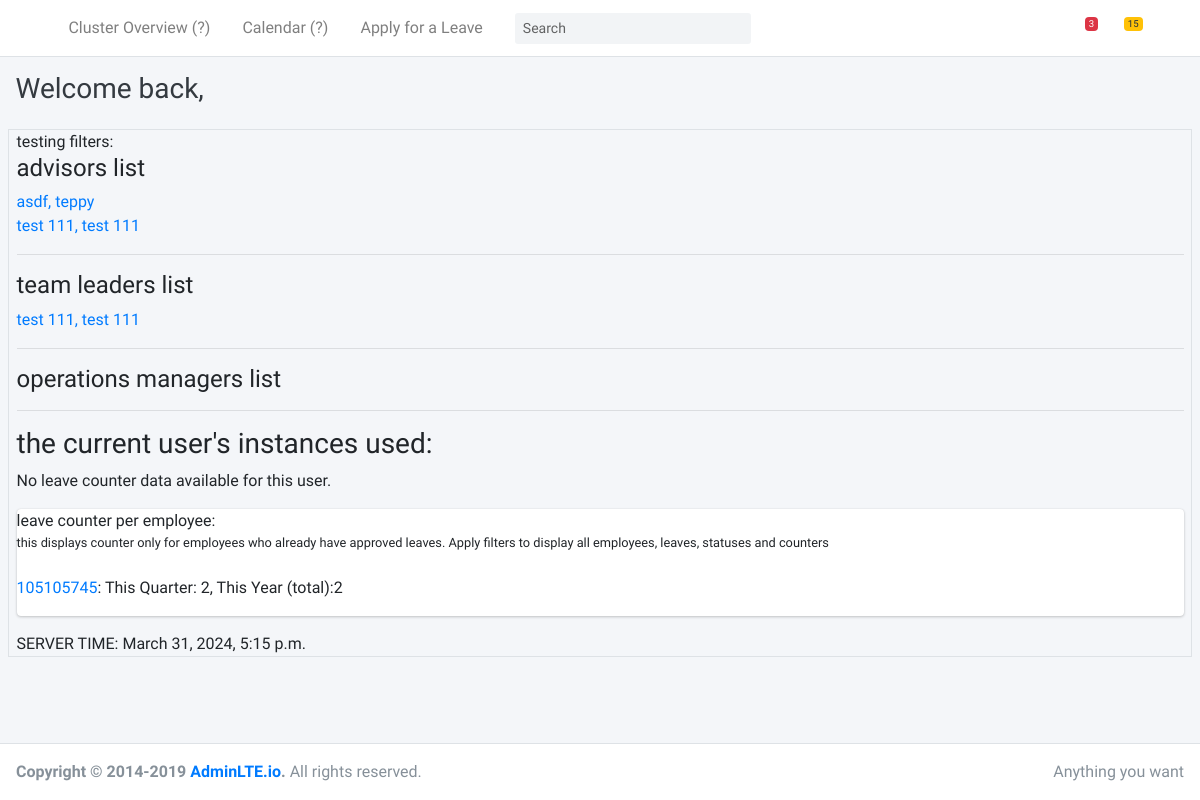
The page / on the database its author committed.
### users/models.py (models this page shows, shortened)
class User(AbstractBaseUser, PermissionsMixin):
    staff_id = models.PositiveIntegerField(unique=True) # change max_length if needed, add min_length/value
    email = models.EmailField(unique=True) # add unique & null field options in production!
    date_joined = models.DateTimeField(default=timezone.now)
    last_login = models.DateTimeField(auto_now=True)
    is_active = models.BooleanField(default=True)  ############################### <-- disabled user account after registration, SET TO TRUE FOR THE FIRST TIME!
    is_staff = models.BooleanField(default=False)
    is_superuser = models.BooleanField(default=False)
    is_advisor          = models.BooleanField(default=True) ### <-- default is all users that register are advisors
    is_team_leader      = models.BooleanField(default=False)
    is_operations_manager  = models.BooleanField(default=False)
    first_name          = models.CharField(max_length=50)
    middle_name         = models.CharField(max_length=50, blank=True)
    last_name           = models.CharField(max_length=50)
    ext_name            = models.CharField(max_length=3, blank=True, null=True, verbose_name="Extension")
    SFST    = "Secured Financial Support Team"
    UFST    = "UnSecured Financial Support Team"
    AUH     = "Australia Collections"
    AU      = "Australia"
    PH      = "Philippines"
    SG      = "Singapore"
    MSS     = "Marks & Spencer"
    HRS     = "HSBC Repayment Services"
    US      = "US"
    CANADA  = "CANADA"
    OTPA    = "Outcome Testing Policy Adherence"
    choices = [
        (SFST, "Secured Financial Support Team"),
        (UFST, "UnSecured Financial Support Team"),
        (AUH, "Australia Collections"),
        (AU, "Australia"),
        (PH, "Philippines"),
        (SG, "Singapore"),
        (MSS, "Marks & Spencer"),
        (HRS, "HSBC Repayment Services"),
        (US, "United States"),
        (CANADA, "Canada"),
        (OTPA, "Outcome Testing Policy Adherence")
        ]
    workgroup           = models.CharField(max_length=100, choices=choices, default="Default", verbose_name="WorkGroup: ")
    objects = CustomUserManager() # set the CustomUserManager() above instead of default UserManager() from django.contrib.auth
    USERNAME_FIELD = "staff_id" # the key identifier of accounts. This was also set on the CustomUserManager() class code
    REQUIRED_FIELDS = [] # ["email", "username", "first_name", "last_name"]
    class Meta:
        verbose_name = "User"
        verbose_name_plural = 'Users'
    def dp_directory_path(instance, filename):
        return 'users/{}/DP/{}'.format(instance.user.staff_id, filename)
    image = models.ImageField(default='defaults/default_user_dp.png', blank=True, upload_to=dp_directory_path, verbose_name="Photo")

### home/models.py (models this page shows, shortened)
class LeaveCounter(models.Model):
    employee = models.OneToOneField(User, on_delete=models.CASCADE, verbose_name='Requester')
    max_instances_per_year = models.PositiveIntegerField(default=25, verbose_name='Max. Instances Per Year', help_text="This count shows the default. Always check for 'additional_instances' for the actual computation of the max_allowed instances per_year and per_quarter.")
    max_instances_per_quarter = models.PositiveIntegerField(default=6, verbose_name='Max. Instances Per Quarter', help_text="This count shows the default. Always check for 'additional_instances' for the actual computation of the max_allowed instances per_year and per_quarter.")
    instances_used_this_year = models.PositiveIntegerField(default=0, verbose_name='Instances Used This Year')
    instances_used_this_quarter = models.PositiveIntegerField(default=0, verbose_name='Instances Used This Quarter')
    last_year_reset_date = models.DateField(null=True, blank=True, verbose_name='Last Year Reset Date')
    last_quarter_reset_date = models.DateField(null=True, blank=True, verbose_name='Last Quarter Reset Date')
    additional_instances_per_year = models.PositiveIntegerField(default=0, verbose_name='Additional Instances Per Year')
    additional_instances_per_quarter = models.PositiveIntegerField(default=0, verbose_name='Additional Instances Per Quarter')
    import calendar

### home/views.py (the view, shortened to what this page needs)
# urls.py: path('', homeView, name='home'),
def homeView(request):
    user = User # for listing all the users
    loggedin_user = request.user # for accessing the currently logged-in user's leave instances
    current_time = datetime.now()
    instances_used_this_year = None
    instances_used_this_quarter = None
    leave_counter = None
    context = {
        'advisors': user.objects.filter(is_advisor=True),
        'tls': user.objects.filter(is_team_leader=True),
        'oms': user.objects.filter(is_operations_manager=True),
        'adv_all_leaves': LeaveCounter.objects.all(),
        'instances_used_this_year': getattr(leave_counter, 'instances_used_this_year', 0),
        'instances_used_this_quarter': getattr(leave_counter, 'instances_used_this_quarter', 0),
        'server_time': current_time
    }
    return render(request, 'home/authed/home.html', context)

### home/templates/home/authed/home.html (shortened to what this page needs)
{% extends "base.html" %}
{% block content %}
testing filters: <br>
<h4>advisors list</h4>
{% for adv in advisors %}
	{% if adv.last_name and adv.first_name %}
		<a href="{% url 'profile' adv.staff_id %}"> {{adv.last_name}}, {{adv.first_name}}</a>
		<br>
	{% else %}
		<a href="{% url 'profile' adv.staff_id %}">{{adv.user.staff_id}}</a>
		<small>( <-- this user has no profile yet so, staff ID!)</small>
	{% endif %}
{% endfor %}
<hr>
<h4>team leaders list</h4>
{% for tl in tls %}
<a href="{% url 'profile' tl.staff_id %}"> {{tl.last_name}}, {{tl.first_name}}</a>
{% endfor %}
<hr>
<h4>operations managers list</h4>
<hr>
<h3>the current user's instances used:</h3>
{% if instances_used_this_year and instances_used_this_quarter %}
    <p>Instances used this year: {{ instances_used_this_year }}</p>
    <p>Instances used this quarter: {{ instances_used_this_quarter }}</p>
{% else %}
    <p>No leave counter data available for this user.</p>
{% endif %}
<div class="card">
	leave counter per employee:
	<small>this displays counter only for employees who already have approved leaves.
	Apply filters to display all employees, leaves, statuses and counters </small><br>
	{% for leave_counter in adv_all_leaves %}
	    <p><a href="{% url 'profile' leave_counter.employee.staff_id %}">{{ leave_counter.employee.staff_id }}</a>: This Quarter: {{ leave_counter.instances_used_this_quarter }},
	    This Year (total):{{ leave_counter.instances_used_this_year }}</p>
	{% endfor %}
</div>
<div>SERVER TIME: {{server_time}} </div>
{% endblock content %}

### rows shown on the page
User: last_name "asdf", first_name "teppy"
User: last_name "test 111", first_name "test 111"
LeaveCounter: employee.staff_id "105105745", instances_used_this_quarter "2", instances_used_this_year "2"
